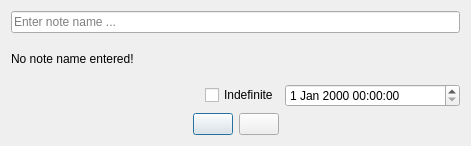
<?xml version="1.0" encoding="UTF-8"?>
<ui version="4.0">
 <class>SaveDialog</class>
 <widget class="QDialog" name="SaveDialog">
  <property name="geometry">
   <rect>
    <x>0</x>
    <y>0</y>
    <width>471</width>
    <height>146</height>
   </rect>
  </property>
  <property name="sizePolicy">
   <sizepolicy hsizetype="Fixed" vsizetype="Fixed">
    <horstretch>0</horstretch>
    <verstretch>0</verstretch>
   </sizepolicy>
  </property>
  <property name="windowTitle">
   <string>Dialog</string>
  </property>
  <layout class="QVBoxLayout" name="verticalLayout">
   <item>
    <widget class="QLineEdit" name="note_name_lineedit">
     <property name="placeholderText">
      <string>Enter note name ...</string>
     </property>
    </widget>
   </item>
   <item>
    <widget class="QLabel" name="warning_message_label">
     <property name="enabled">
      <bool>true</bool>
     </property>
     <property name="locale">
      <locale language="English" country="UnitedStates"/>
     </property>
     <property name="text">
      <string>No note name entered!</string>
     </property>
    </widget>
   </item>
   <item>
    <layout class="QHBoxLayout" name="horizontalLayout">
     <item>
      <spacer name="horizontalSpacer_4">
       <property name="orientation">
        <enum>Qt::Orientation::Horizontal</enum>
       </property>
       <property name="sizeHint" stdset="0">
        <size>
         <width>40</width>
         <height>20</height>
        </size>
       </property>
      </spacer>
     </item>
     <item>
      <widget class="QCheckBox" name="indefinite_checkbox">
       <property name="text">
        <string>Indefinite</string>
       </property>
      </widget>
     </item>
     <item>
      <widget class="QDateTimeEdit" name="note_date_time_edit">
       <property name="sizePolicy">
        <sizepolicy hsizetype="Fixed" vsizetype="Fixed">
         <horstretch>0</horstretch>
         <verstretch>0</verstretch>
        </sizepolicy>
       </property>
       <property name="minimumSize">
        <size>
         <width>175</width>
         <height>0</height>
        </size>
       </property>
       <property name="minimumDateTime">
        <datetime>
         <hour>0</hour>
         <minute>0</minute>
         <second>0</second>
         <year>1970</year>
         <month>1</month>
         <day>1</day>
        </datetime>
       </property>
       <property name="calendarPopup">
        <bool>false</bool>
       </property>
      </widget>
     </item>
    </layout>
   </item>
   <item>
    <layout class="QHBoxLayout" name="horizontalLayout_2">
     <item>
      <spacer name="horizontalSpacer_2">
       <property name="orientation">
        <enum>Qt::Orientation::Horizontal</enum>
       </property>
       <property name="sizeHint" stdset="0">
        <size>
         <width>40</width>
         <height>20</height>
        </size>
       </property>
      </spacer>
     </item>
     <item>
      <widget class="QPushButton" name="save_button">
       <property name="toolTip">
        <string>Save</string>
       </property>
       <property name="text">
        <string/>
       </property>
       <property name="iconSize">
        <size>
         <width>32</width>
         <height>32</height>
        </size>
       </property>
      </widget>
     </item>
     <item>
      <widget class="QPushButton" name="cancel_button">
       <property name="toolTip">
        <string>Cancel</string>
       </property>
       <property name="text">
        <string/>
       </property>
       <property name="iconSize">
        <size>
         <width>32</width>
         <height>32</height>
        </size>
       </property>
      </widget>
     </item>
     <item>
      <spacer name="horizontalSpacer_3">
       <property name="orientation">
        <enum>Qt::Orientation::Horizontal</enum>
       </property>
       <property name="sizeHint" stdset="0">
        <size>
         <width>40</width>
         <height>20</height>
        </size>
       </property>
      </spacer>
     </item>
    </layout>
   </item>
  </layout>
 </widget>
 <resources/>
 <connections/>
</ui>
